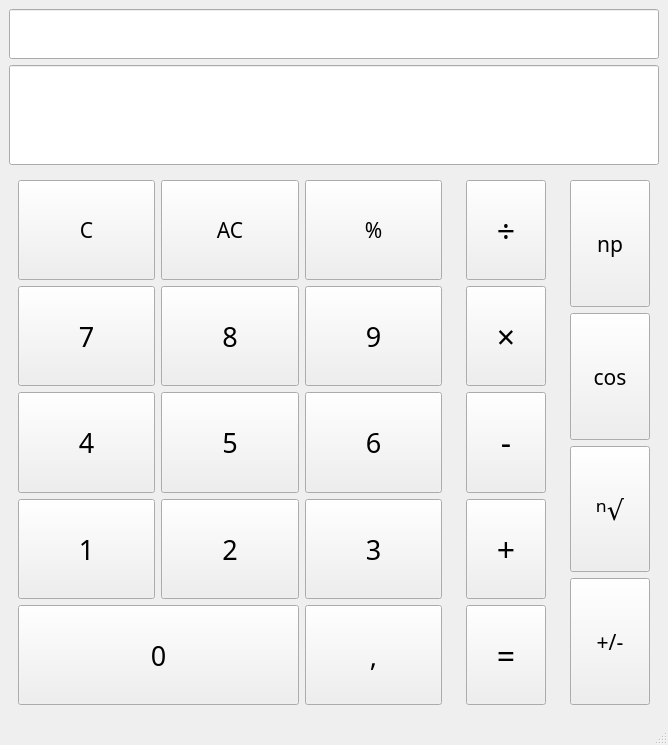
<?xml version="1.0" encoding="UTF-8"?>
<ui version="4.0">
 <class>MainWindow</class>
 <widget class="QMainWindow" name="MainWindow">
  <property name="geometry">
   <rect>
    <x>0</x>
    <y>0</y>
    <width>668</width>
    <height>745</height>
   </rect>
  </property>
  <property name="windowTitle">
   <string>Calculator</string>
  </property>
  <widget class="QWidget" name="centralwidget">
   <layout class="QGridLayout" name="gridLayout_5">
    <item row="1" column="0">
     <layout class="QGridLayout" name="gridLayout">
      <item row="5" column="2">
       <widget class="QWidget" name="widget_3" native="true">
        <property name="sizePolicy">
         <sizepolicy hsizetype="Minimum" vsizetype="Expanding">
          <horstretch>0</horstretch>
          <verstretch>0</verstretch>
         </sizepolicy>
        </property>
        <property name="minimumSize">
         <size>
          <width>0</width>
          <height>0</height>
         </size>
        </property>
        <layout class="QGridLayout" name="gridLayout_4">
         <item row="0" column="0">
          <widget class="QPushButton" name="actionButton_np">
           <property name="sizePolicy">
            <sizepolicy hsizetype="Preferred" vsizetype="Expanding">
             <horstretch>0</horstretch>
             <verstretch>0</verstretch>
            </sizepolicy>
           </property>
           <property name="font">
            <font>
             <family>JetBrains Mono</family>
             <pointsize>16</pointsize>
             <italic>false</italic>
            </font>
           </property>
           <property name="cursor">
            <cursorShape>PointingHandCursor</cursorShape>
           </property>
           <property name="text">
            <string>np</string>
           </property>
          </widget>
         </item>
         <item row="2" column="0">
          <widget class="QPushButton" name="actionButton_nRoot">
           <property name="sizePolicy">
            <sizepolicy hsizetype="Preferred" vsizetype="Expanding">
             <horstretch>0</horstretch>
             <verstretch>0</verstretch>
            </sizepolicy>
           </property>
           <property name="font">
            <font>
             <family>JetBrains Mono</family>
             <pointsize>20</pointsize>
             <italic>false</italic>
            </font>
           </property>
           <property name="cursor">
            <cursorShape>PointingHandCursor</cursorShape>
           </property>
           <property name="text">
            <string>ⁿ√</string>
           </property>
          </widget>
         </item>
         <item row="1" column="0">
          <widget class="QPushButton" name="actionButton_cos">
           <property name="sizePolicy">
            <sizepolicy hsizetype="Preferred" vsizetype="Expanding">
             <horstretch>0</horstretch>
             <verstretch>0</verstretch>
            </sizepolicy>
           </property>
           <property name="font">
            <font>
             <family>JetBrains Mono</family>
             <pointsize>16</pointsize>
             <italic>false</italic>
            </font>
           </property>
           <property name="cursor">
            <cursorShape>PointingHandCursor</cursorShape>
           </property>
           <property name="text">
            <string>cos</string>
           </property>
          </widget>
         </item>
         <item row="3" column="0">
          <widget class="QPushButton" name="actionButton_negate">
           <property name="sizePolicy">
            <sizepolicy hsizetype="Preferred" vsizetype="Expanding">
             <horstretch>0</horstretch>
             <verstretch>0</verstretch>
            </sizepolicy>
           </property>
           <property name="font">
            <font>
             <family>JetBrains Mono</family>
             <pointsize>16</pointsize>
             <italic>false</italic>
            </font>
           </property>
           <property name="cursor">
            <cursorShape>PointingHandCursor</cursorShape>
           </property>
           <property name="text">
            <string>+/-</string>
           </property>
          </widget>
         </item>
        </layout>
       </widget>
      </item>
      <item row="5" column="1">
       <widget class="QWidget" name="widget_2" native="true">
        <property name="sizePolicy">
         <sizepolicy hsizetype="Minimum" vsizetype="Expanding">
          <horstretch>0</horstretch>
          <verstretch>0</verstretch>
         </sizepolicy>
        </property>
        <layout class="QGridLayout" name="gridLayout_2">
         <item row="0" column="0">
          <widget class="QPushButton" name="actionButton_div">
           <property name="sizePolicy">
            <sizepolicy hsizetype="Preferred" vsizetype="Expanding">
             <horstretch>0</horstretch>
             <verstretch>0</verstretch>
            </sizepolicy>
           </property>
           <property name="font">
            <font>
             <family>JetBrains Mono</family>
             <pointsize>24</pointsize>
             <italic>false</italic>
            </font>
           </property>
           <property name="cursor">
            <cursorShape>PointingHandCursor</cursorShape>
           </property>
           <property name="text">
            <string>÷</string>
           </property>
           <property name="operation" stdset="0">
            <string>/</string>
           </property>
          </widget>
         </item>
         <item row="1" column="0">
          <widget class="QPushButton" name="actionButton_mult">
           <property name="sizePolicy">
            <sizepolicy hsizetype="Preferred" vsizetype="Expanding">
             <horstretch>0</horstretch>
             <verstretch>0</verstretch>
            </sizepolicy>
           </property>
           <property name="font">
            <font>
             <family>JetBrains Mono</family>
             <pointsize>24</pointsize>
             <italic>false</italic>
            </font>
           </property>
           <property name="cursor">
            <cursorShape>PointingHandCursor</cursorShape>
           </property>
           <property name="text">
            <string>×</string>
           </property>
           <property name="operation" stdset="0">
            <string>*</string>
           </property>
          </widget>
         </item>
         <item row="2" column="0">
          <widget class="QPushButton" name="actionButton_substraction">
           <property name="sizePolicy">
            <sizepolicy hsizetype="Preferred" vsizetype="Expanding">
             <horstretch>0</horstretch>
             <verstretch>0</verstretch>
            </sizepolicy>
           </property>
           <property name="font">
            <font>
             <family>JetBrains Mono</family>
             <pointsize>24</pointsize>
             <italic>false</italic>
            </font>
           </property>
           <property name="cursor">
            <cursorShape>PointingHandCursor</cursorShape>
           </property>
           <property name="text">
            <string>-</string>
           </property>
           <property name="operation" stdset="0">
            <string>-</string>
           </property>
          </widget>
         </item>
         <item row="3" column="0">
          <widget class="QPushButton" name="actionButton_addition">
           <property name="sizePolicy">
            <sizepolicy hsizetype="Preferred" vsizetype="Expanding">
             <horstretch>0</horstretch>
             <verstretch>0</verstretch>
            </sizepolicy>
           </property>
           <property name="font">
            <font>
             <family>JetBrains Mono</family>
             <pointsize>24</pointsize>
             <italic>false</italic>
            </font>
           </property>
           <property name="cursor">
            <cursorShape>PointingHandCursor</cursorShape>
           </property>
           <property name="text">
            <string>+</string>
           </property>
           <property name="operation" stdset="0">
            <string>+</string>
           </property>
          </widget>
         </item>
         <item row="4" column="0">
          <widget class="QPushButton" name="actionButton_equal">
           <property name="sizePolicy">
            <sizepolicy hsizetype="Preferred" vsizetype="Expanding">
             <horstretch>0</horstretch>
             <verstretch>0</verstretch>
            </sizepolicy>
           </property>
           <property name="font">
            <font>
             <family>JetBrains Mono</family>
             <pointsize>24</pointsize>
             <italic>false</italic>
            </font>
           </property>
           <property name="cursor">
            <cursorShape>PointingHandCursor</cursorShape>
           </property>
           <property name="text">
            <string>=</string>
           </property>
          </widget>
         </item>
        </layout>
       </widget>
      </item>
      <item row="1" column="0" rowspan="2" colspan="3">
       <widget class="QLineEdit" name="calculatorLine">
        <property name="sizePolicy">
         <sizepolicy hsizetype="Expanding" vsizetype="Maximum">
          <horstretch>0</horstretch>
          <verstretch>0</verstretch>
         </sizepolicy>
        </property>
        <property name="minimumSize">
         <size>
          <width>0</width>
          <height>100</height>
         </size>
        </property>
        <property name="font">
         <font>
          <family>JetBrains Mono</family>
          <pointsize>20</pointsize>
         </font>
        </property>
        <property name="alignment">
         <set>Qt::AlignmentFlag::AlignRight|Qt::AlignmentFlag::AlignTrailing|Qt::AlignmentFlag::AlignVCenter</set>
        </property>
        <property name="readOnly">
         <bool>true</bool>
        </property>
       </widget>
      </item>
      <item row="5" column="0">
       <widget class="QWidget" name="widget" native="true">
        <property name="sizePolicy">
         <sizepolicy hsizetype="Expanding" vsizetype="Expanding">
          <horstretch>0</horstretch>
          <verstretch>0</verstretch>
         </sizepolicy>
        </property>
        <layout class="QGridLayout" name="gridLayout_3">
         <item row="3" column="1">
          <widget class="QPushButton" name="numButton_8">
           <property name="sizePolicy">
            <sizepolicy hsizetype="Expanding" vsizetype="Expanding">
             <horstretch>0</horstretch>
             <verstretch>0</verstretch>
            </sizepolicy>
           </property>
           <property name="font">
            <font>
             <family>JetBrains Mono</family>
             <pointsize>20</pointsize>
             <italic>false</italic>
            </font>
           </property>
           <property name="cursor">
            <cursorShape>PointingHandCursor</cursorShape>
           </property>
           <property name="text">
            <string>8</string>
           </property>
           <property name="digit" stdset="0">
            <string>8</string>
           </property>
          </widget>
         </item>
         <item row="4" column="0">
          <widget class="QPushButton" name="numButton_4">
           <property name="sizePolicy">
            <sizepolicy hsizetype="Expanding" vsizetype="Expanding">
             <horstretch>0</horstretch>
             <verstretch>0</verstretch>
            </sizepolicy>
           </property>
           <property name="font">
            <font>
             <family>JetBrains Mono</family>
             <pointsize>20</pointsize>
             <italic>false</italic>
            </font>
           </property>
           <property name="cursor">
            <cursorShape>PointingHandCursor</cursorShape>
           </property>
           <property name="text">
            <string>4</string>
           </property>
           <property name="digit" stdset="0">
            <string>4</string>
           </property>
          </widget>
         </item>
         <item row="3" column="2">
          <widget class="QPushButton" name="numButton_9">
           <property name="sizePolicy">
            <sizepolicy hsizetype="Expanding" vsizetype="Expanding">
             <horstretch>0</horstretch>
             <verstretch>0</verstretch>
            </sizepolicy>
           </property>
           <property name="font">
            <font>
             <family>JetBrains Mono</family>
             <pointsize>20</pointsize>
             <italic>false</italic>
            </font>
           </property>
           <property name="cursor">
            <cursorShape>PointingHandCursor</cursorShape>
           </property>
           <property name="text">
            <string>9</string>
           </property>
           <property name="digit" stdset="0">
            <string>9</string>
           </property>
          </widget>
         </item>
         <item row="5" column="0">
          <widget class="QPushButton" name="numButton_1">
           <property name="sizePolicy">
            <sizepolicy hsizetype="Expanding" vsizetype="Expanding">
             <horstretch>0</horstretch>
             <verstretch>0</verstretch>
            </sizepolicy>
           </property>
           <property name="font">
            <font>
             <family>JetBrains Mono</family>
             <pointsize>20</pointsize>
             <italic>false</italic>
            </font>
           </property>
           <property name="cursor">
            <cursorShape>PointingHandCursor</cursorShape>
           </property>
           <property name="text">
            <string>1</string>
           </property>
           <property name="digit" stdset="0">
            <string>1</string>
           </property>
          </widget>
         </item>
         <item row="4" column="1">
          <widget class="QPushButton" name="numButton_5">
           <property name="sizePolicy">
            <sizepolicy hsizetype="Expanding" vsizetype="Expanding">
             <horstretch>0</horstretch>
             <verstretch>0</verstretch>
            </sizepolicy>
           </property>
           <property name="font">
            <font>
             <family>JetBrains Mono</family>
             <pointsize>20</pointsize>
             <italic>false</italic>
            </font>
           </property>
           <property name="cursor">
            <cursorShape>PointingHandCursor</cursorShape>
           </property>
           <property name="text">
            <string>5</string>
           </property>
           <property name="digit" stdset="0">
            <string>5</string>
           </property>
          </widget>
         </item>
         <item row="7" column="2">
          <widget class="QPushButton" name="actionButton_comma">
           <property name="sizePolicy">
            <sizepolicy hsizetype="Expanding" vsizetype="Expanding">
             <horstretch>0</horstretch>
             <verstretch>0</verstretch>
            </sizepolicy>
           </property>
           <property name="font">
            <font>
             <family>JetBrains Mono</family>
             <pointsize>20</pointsize>
             <italic>false</italic>
            </font>
           </property>
           <property name="cursor">
            <cursorShape>PointingHandCursor</cursorShape>
           </property>
           <property name="text">
            <string>,</string>
           </property>
          </widget>
         </item>
         <item row="5" column="2">
          <widget class="QPushButton" name="numButton_3">
           <property name="sizePolicy">
            <sizepolicy hsizetype="Expanding" vsizetype="Expanding">
             <horstretch>0</horstretch>
             <verstretch>0</verstretch>
            </sizepolicy>
           </property>
           <property name="font">
            <font>
             <family>JetBrains Mono</family>
             <pointsize>20</pointsize>
             <italic>false</italic>
            </font>
           </property>
           <property name="cursor">
            <cursorShape>PointingHandCursor</cursorShape>
           </property>
           <property name="text">
            <string>3</string>
           </property>
           <property name="digit" stdset="0">
            <string>3</string>
           </property>
          </widget>
         </item>
         <item row="5" column="1">
          <widget class="QPushButton" name="numButton_2">
           <property name="sizePolicy">
            <sizepolicy hsizetype="Expanding" vsizetype="Expanding">
             <horstretch>0</horstretch>
             <verstretch>0</verstretch>
            </sizepolicy>
           </property>
           <property name="font">
            <font>
             <family>JetBrains Mono</family>
             <pointsize>20</pointsize>
             <italic>false</italic>
            </font>
           </property>
           <property name="cursor">
            <cursorShape>PointingHandCursor</cursorShape>
           </property>
           <property name="text">
            <string>2</string>
           </property>
           <property name="digit" stdset="0">
            <string>2</string>
           </property>
          </widget>
         </item>
         <item row="3" column="0">
          <widget class="QPushButton" name="numButton_7">
           <property name="sizePolicy">
            <sizepolicy hsizetype="Expanding" vsizetype="Expanding">
             <horstretch>0</horstretch>
             <verstretch>0</verstretch>
            </sizepolicy>
           </property>
           <property name="font">
            <font>
             <family>JetBrains Mono</family>
             <pointsize>20</pointsize>
             <italic>false</italic>
            </font>
           </property>
           <property name="cursor">
            <cursorShape>PointingHandCursor</cursorShape>
           </property>
           <property name="text">
            <string>7</string>
           </property>
           <property name="digit" stdset="0">
            <string>7</string>
           </property>
          </widget>
         </item>
         <item row="7" column="0" colspan="2">
          <widget class="QPushButton" name="numButton_0">
           <property name="sizePolicy">
            <sizepolicy hsizetype="Expanding" vsizetype="Expanding">
             <horstretch>0</horstretch>
             <verstretch>0</verstretch>
            </sizepolicy>
           </property>
           <property name="font">
            <font>
             <family>JetBrains Mono</family>
             <pointsize>20</pointsize>
             <italic>false</italic>
            </font>
           </property>
           <property name="cursor">
            <cursorShape>PointingHandCursor</cursorShape>
           </property>
           <property name="text">
            <string>0</string>
           </property>
           <property name="digit" stdset="0">
            <string>0</string>
           </property>
          </widget>
         </item>
         <item row="1" column="2">
          <widget class="QPushButton" name="actionButton_percent">
           <property name="sizePolicy">
            <sizepolicy hsizetype="Expanding" vsizetype="Expanding">
             <horstretch>0</horstretch>
             <verstretch>0</verstretch>
            </sizepolicy>
           </property>
           <property name="font">
            <font>
             <family>JetBrains Mono</family>
             <pointsize>16</pointsize>
             <italic>false</italic>
            </font>
           </property>
           <property name="cursor">
            <cursorShape>PointingHandCursor</cursorShape>
           </property>
           <property name="text">
            <string>%</string>
           </property>
          </widget>
         </item>
         <item row="1" column="0">
          <widget class="QPushButton" name="actionButton_clear">
           <property name="sizePolicy">
            <sizepolicy hsizetype="Expanding" vsizetype="Expanding">
             <horstretch>0</horstretch>
             <verstretch>0</verstretch>
            </sizepolicy>
           </property>
           <property name="font">
            <font>
             <family>JetBrains Mono</family>
             <pointsize>16</pointsize>
             <italic>false</italic>
            </font>
           </property>
           <property name="cursor">
            <cursorShape>PointingHandCursor</cursorShape>
           </property>
           <property name="text">
            <string>C</string>
           </property>
          </widget>
         </item>
         <item row="4" column="2">
          <widget class="QPushButton" name="numButton_6">
           <property name="sizePolicy">
            <sizepolicy hsizetype="Expanding" vsizetype="Expanding">
             <horstretch>0</horstretch>
             <verstretch>0</verstretch>
            </sizepolicy>
           </property>
           <property name="font">
            <font>
             <family>JetBrains Mono</family>
             <pointsize>20</pointsize>
             <italic>false</italic>
            </font>
           </property>
           <property name="cursor">
            <cursorShape>PointingHandCursor</cursorShape>
           </property>
           <property name="text">
            <string>6</string>
           </property>
           <property name="digit" stdset="0">
            <string>6</string>
           </property>
          </widget>
         </item>
         <item row="1" column="1">
          <widget class="QPushButton" name="actionButton_allClear">
           <property name="sizePolicy">
            <sizepolicy hsizetype="Expanding" vsizetype="Expanding">
             <horstretch>0</horstretch>
             <verstretch>0</verstretch>
            </sizepolicy>
           </property>
           <property name="font">
            <font>
             <family>JetBrains Mono</family>
             <pointsize>16</pointsize>
             <italic>false</italic>
            </font>
           </property>
           <property name="cursor">
            <cursorShape>PointingHandCursor</cursorShape>
           </property>
           <property name="text">
            <string>AC</string>
           </property>
          </widget>
         </item>
        </layout>
       </widget>
      </item>
      <item row="0" column="0" colspan="3">
       <widget class="QLineEdit" name="displayExpressionLine">
        <property name="sizePolicy">
         <sizepolicy hsizetype="Ignored" vsizetype="Minimum">
          <horstretch>0</horstretch>
          <verstretch>0</verstretch>
         </sizepolicy>
        </property>
        <property name="minimumSize">
         <size>
          <width>0</width>
          <height>50</height>
         </size>
        </property>
        <property name="font">
         <font>
          <family>JetBrains Mono</family>
          <pointsize>12</pointsize>
          <italic>false</italic>
         </font>
        </property>
        <property name="alignment">
         <set>Qt::AlignmentFlag::AlignRight|Qt::AlignmentFlag::AlignTrailing|Qt::AlignmentFlag::AlignVCenter</set>
        </property>
        <property name="readOnly">
         <bool>true</bool>
        </property>
       </widget>
      </item>
     </layout>
    </item>
   </layout>
  </widget>
  <widget class="QStatusBar" name="statusbar"/>
 </widget>
 <resources/>
 <connections/>
</ui>
